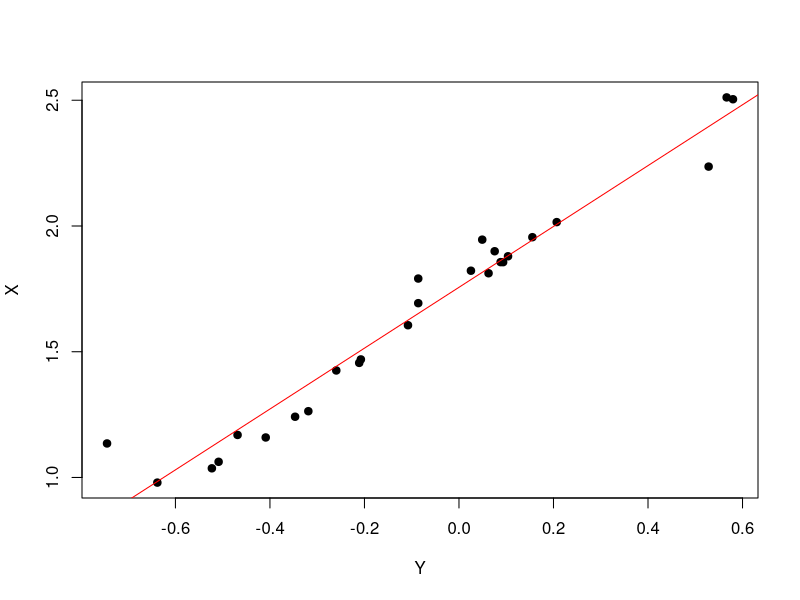

This figure's R source:
## Lectura de datos ----
# TODO: Agregar nuevos datos de prueba en carpeta data
dCaudalesSantaAna = read.csv("data/caudales.csv", sep = ";", header=T)

## Definición de función para cálculo de curva de descarga ----
curvaDescarga <- function(df, ho=0.25){
  ## ho: Altura inicial (cuando el caudal es 0)
  
  # Extracción de alturas
  h <- df[,2]

	# Extracción de caudales
  caudal <- df[,3]
  
  # Cálculo de variación (h-ho)
  variacion <- h - ho
  
  # Cáculo de Y
  Y <- log10(variacion)
  
  # Cálculo de X
  X <- log10(caudal)
  
  # Cálculo de n
  # Referencia: https://bit.ly/383UCF9
  #n <- c(summary(lm(X~Y))$coef[1,1], summary(lm(X~Y))$coef[2,1])
  mod <- lm(X~Y)
  n <- summary(mod)$coef[2,1]
  
  # Cálcular a
	# TODO: Definir que es "a"
  a <- 10^(1.742)
  
  # Cálcular Q (caudal calculado)
  Q <- a * (variacion)^n
  
	# Gráfica de curva de descarga
	# TODO: Revisar información a utilizar para graficas
	#plot(Q, h, main = "Curva de descarga")

  # Gráfica de ajuste lineal
  plot(Y, X, pch=19)
  abline(mod, col="red")
  
	print("Finalizado: Visualiza la gráfica en Rplots.pdf")

}

## Uso de función de curvatura de descarga
curvaDescarga(dCaudalesSantaAna)



